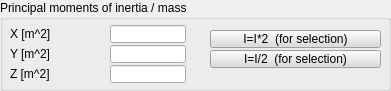
   <widget class="QGroupBox" name="groupBox_5">
    <property name="geometry">
     <rect>
      <x>10</x>
      <y>150</y>
      <width>391</width>
      <height>91</height>
     </rect>
    </property>
    <property name="title">
     <string>Principal moments of inertia / mass</string>
    </property>
    <property name="flat">
     <bool>false</bool>
    </property>
    <widget class="QLineEdit" name="qqIX">
     <property name="geometry">
      <rect>
       <x>110</x>
       <y>25</y>
       <width>76</width>
       <height>18</height>
      </rect>
     </property>
    </widget>
    <widget class="QLineEdit" name="qqIY">
     <property name="geometry">
      <rect>
       <x>110</x>
       <y>45</y>
       <width>76</width>
       <height>18</height>
      </rect>
     </property>
    </widget>
    <widget class="QLineEdit" name="qqIZ">
     <property name="geometry">
      <rect>
       <x>110</x>
       <y>65</y>
       <width>76</width>
       <height>18</height>
      </rect>
     </property>
    </widget>
    <widget class="QLabel" name="label_3">
     <property name="geometry">
      <rect>
       <x>10</x>
       <y>25</y>
       <width>101</width>
       <height>18</height>
      </rect>
     </property>
     <property name="text">
      <string>X [m^2]</string>
     </property>
    </widget>
    <widget class="QLabel" name="label_4">
     <property name="geometry">
      <rect>
       <x>10</x>
       <y>45</y>
       <width>101</width>
       <height>18</height>
      </rect>
     </property>
     <property name="text">
      <string>Y [m^2]</string>
     </property>
    </widget>
    <widget class="QLabel" name="label_5">
     <property name="geometry">
      <rect>
       <x>10</x>
       <y>65</y>
       <width>101</width>
       <height>18</height>
      </rect>
     </property>
     <property name="text">
      <string>Z [m^2]</string>
     </property>
    </widget>
    <widget class="QToolButton" name="qqID2">
     <property name="geometry">
      <rect>
       <x>210</x>
       <y>50</y>
       <width>171</width>
       <height>18</height>
      </rect>
     </property>
     <property name="palette">
      <palette>
       <active>
        <colorrole role="WindowText">
         <brush brushstyle="SolidPattern">
          <color alpha="255">
           <red>0</red>
           <green>0</green>
           <blue>0</blue>
          </color>
         </brush>
        </colorrole>
        <colorrole role="Button">
         <brush brushstyle="SolidPattern">
          <color alpha="255">
           <red>220</red>
           <green>220</green>
           <blue>220</blue>
          </color>
         </brush>
        </colorrole>
        <colorrole role="Light">
         <brush brushstyle="SolidPattern">
          <color alpha="255">
           <red>255</red>
           <green>255</green>
           <blue>255</blue>
          </color>
         </brush>
        </colorrole>
        <colorrole role="Midlight">
         <brush brushstyle="SolidPattern">
          <color alpha="255">
           <red>237</red>
           <green>237</green>
           <blue>237</blue>
          </color>
         </brush>
        </colorrole>
        <colorrole role="Dark">
         <brush brushstyle="SolidPattern">
          <color alpha="255">
           <red>110</red>
           <green>110</green>
           <blue>110</blue>
          </color>
         </brush>
        </colorrole>
        <colorrole role="Mid">
         <brush brushstyle="SolidPattern">
          <color alpha="255">
           <red>147</red>
           <green>147</green>
           <blue>147</blue>
          </color>
         </brush>
        </colorrole>
        <colorrole role="Text">
         <brush brushstyle="SolidPattern">
          <color alpha="255">
           <red>0</red>
           <green>0</green>
           <blue>0</blue>
          </color>
         </brush>
        </colorrole>
        <colorrole role="BrightText">
         <brush brushstyle="SolidPattern">
          <color alpha="255">
           <red>255</red>
           <green>255</green>
           <blue>255</blue>
          </color>
         </brush>
        </colorrole>
        <colorrole role="ButtonText">
         <brush brushstyle="SolidPattern">
          <color alpha="255">
           <red>0</red>
           <green>0</green>
           <blue>0</blue>
          </color>
         </brush>
        </colorrole>
        <colorrole role="Base">
         <brush brushstyle="SolidPattern">
          <color alpha="255">
           <red>255</red>
           <green>255</green>
           <blue>255</blue>
          </color>
         </brush>
        </colorrole>
        <colorrole role="Window">
         <brush brushstyle="SolidPattern">
          <color alpha="255">
           <red>220</red>
           <green>220</green>
           <blue>220</blue>
          </color>
         </brush>
        </colorrole>
        <colorrole role="Shadow">
         <brush brushstyle="SolidPattern">
          <color alpha="255">
           <red>0</red>
           <green>0</green>
           <blue>0</blue>
          </color>
         </brush>
        </colorrole>
        <colorrole role="AlternateBase">
         <brush brushstyle="SolidPattern">
          <color alpha="255">
           <red>237</red>
           <green>237</green>
           <blue>237</blue>
          </color>
         </brush>
        </colorrole>
        <colorrole role="ToolTipBase">
         <brush brushstyle="SolidPattern">
          <color alpha="255">
           <red>255</red>
           <green>255</green>
           <blue>220</blue>
          </color>
         </brush>
        </colorrole>
        <colorrole role="ToolTipText">
         <brush brushstyle="SolidPattern">
          <color alpha="255">
           <red>0</red>
           <green>0</green>
           <blue>0</blue>
          </color>
         </brush>
        </colorrole>
        <colorrole role="PlaceholderText">
         <brush brushstyle="NoBrush">
          <color alpha="128">
           <red>0</red>
           <green>0</green>
           <blue>0</blue>
          </color>
         </brush>
        </colorrole>
       </active>
       <inactive>
        <colorrole role="WindowText">
         <brush brushstyle="SolidPattern">
          <color alpha="255">
           <red>0</red>
           <green>0</green>
           <blue>0</blue>
          </color>
         </brush>
        </colorrole>
        <colorrole role="Button">
         <brush brushstyle="SolidPattern">
          <color alpha="255">
           <red>220</red>
           <green>220</green>
           <blue>220</blue>
          </color>
         </brush>
        </colorrole>
        <colorrole role="Light">
         <brush brushstyle="SolidPattern">
          <color alpha="255">
           <red>255</red>
           <green>255</green>
           <blue>255</blue>
          </color>
         </brush>
        </colorrole>
        <colorrole role="Midlight">
         <brush brushstyle="SolidPattern">
          <color alpha="255">
           <red>237</red>
           <green>237</green>
           <blue>237</blue>
          </color>
         </brush>
        </colorrole>
        <colorrole role="Dark">
         <brush brushstyle="SolidPattern">
          <color alpha="255">
           <red>110</red>
           <green>110</green>
           <blue>110</blue>
          </color>
         </brush>
        </colorrole>
        <colorrole role="Mid">
         <brush brushstyle="SolidPattern">
          <color alpha="255">
           <red>147</red>
           <green>147</green>
           <blue>147</blue>
          </color>
         </brush>
        </colorrole>
        <colorrole role="Text">
         <brush brushstyle="SolidPattern">
          <color alpha="255">
           <red>0</red>
           <green>0</green>
           <blue>0</blue>
          </color>
         </brush>
        </colorrole>
        <colorrole role="BrightText">
         <brush brushstyle="SolidPattern">
          <color alpha="255">
           <red>255</red>
           <green>255</green>
           <blue>255</blue>
          </color>
         </brush>
        </colorrole>
        <colorrole role="ButtonText">
         <brush brushstyle="SolidPattern">
          <color alpha="255">
           <red>0</red>
           <green>0</green>
           <blue>0</blue>
          </color>
         </brush>
        </colorrole>
        <colorrole role="Base">
         <brush brushstyle="SolidPattern">
          <color alpha="255">
           <red>255</red>
           <green>255</green>
           <blue>255</blue>
          </color>
         </brush>
        </colorrole>
        <colorrole role="Window">
         <brush brushstyle="SolidPattern">
          <color alpha="255">
           <red>220</red>
           <green>220</green>
           <blue>220</blue>
          </color>
         </brush>
        </colorrole>
        <colorrole role="Shadow">
         <brush brushstyle="SolidPattern">
          <color alpha="255">
           <red>0</red>
           <green>0</green>
           <blue>0</blue>
          </color>
         </brush>
        </colorrole>
        <colorrole role="AlternateBase">
         <brush brushstyle="SolidPattern">
          <color alpha="255">
           <red>237</red>
           <green>237</green>
           <blue>237</blue>
          </color>
         </brush>
        </colorrole>
        <colorrole role="ToolTipBase">
         <brush brushstyle="SolidPattern">
          <color alpha="255">
           <red>255</red>
           <green>255</green>
           <blue>220</blue>
          </color>
         </brush>
        </colorrole>
        <colorrole role="ToolTipText">
         <brush brushstyle="SolidPattern">
          <color alpha="255">
           <red>0</red>
           <green>0</green>
           <blue>0</blue>
          </color>
         </brush>
        </colorrole>
        <colorrole role="PlaceholderText">
         <brush brushstyle="NoBrush">
          <color alpha="128">
           <red>0</red>
           <green>0</green>
           <blue>0</blue>
          </color>
         </brush>
        </colorrole>
       </inactive>
       <disabled>
        <colorrole role="WindowText">
         <brush brushstyle="SolidPattern">
          <color alpha="255">
           <red>110</red>
           <green>110</green>
           <blue>110</blue>
          </color>
         </brush>
        </colorrole>
        <colorrole role="Button">
         <brush brushstyle="SolidPattern">
          <color alpha="255">
           <red>220</red>
           <green>220</green>
           <blue>220</blue>
          </color>
         </brush>
        </colorrole>
        <colorrole role="Light">
         <brush brushstyle="SolidPattern">
          <color alpha="255">
           <red>255</red>
           <green>255</green>
           <blue>255</blue>
          </color>
         </brush>
        </colorrole>
        <colorrole role="Midlight">
         <brush brushstyle="SolidPattern">
          <color alpha="255">
           <red>237</red>
           <green>237</green>
           <blue>237</blue>
          </color>
         </brush>
        </colorrole>
        <colorrole role="Dark">
         <brush brushstyle="SolidPattern">
          <color alpha="255">
           <red>110</red>
           <green>110</green>
           <blue>110</blue>
          </color>
         </brush>
        </colorrole>
        <colorrole role="Mid">
         <brush brushstyle="SolidPattern">
          <color alpha="255">
           <red>147</red>
           <green>147</green>
           <blue>147</blue>
          </color>
         </brush>
        </colorrole>
        <colorrole role="Text">
         <brush brushstyle="SolidPattern">
          <color alpha="255">
           <red>110</red>
           <green>110</green>
           <blue>110</blue>
          </color>
         </brush>
        </colorrole>
        <colorrole role="BrightText">
         <brush brushstyle="SolidPattern">
          <color alpha="255">
           <red>255</red>
           <green>255</green>
           <blue>255</blue>
          </color>
         </brush>
        </colorrole>
        <colorrole role="ButtonText">
         <brush brushstyle="SolidPattern">
          <color alpha="255">
           <red>110</red>
           <green>110</green>
           <blue>110</blue>
          </color>
         </brush>
        </colorrole>
        <colorrole role="Base">
         <brush brushstyle="SolidPattern">
          <color alpha="255">
           <red>220</red>
           <green>220</green>
           <blue>220</blue>
          </color>
         </brush>
        </colorrole>
        <colorrole role="Window">
         <brush brushstyle="SolidPattern">
          <color alpha="255">
           <red>220</red>
           <green>220</green>
           <blue>220</blue>
          </color>
         </brush>
        </colorrole>
        <colorrole role="Shadow">
         <brush brushstyle="SolidPattern">
          <color alpha="255">
           <red>0</red>
           <green>0</green>
           <blue>0</blue>
          </color>
         </brush>
        </colorrole>
        <colorrole role="AlternateBase">
         <brush brushstyle="SolidPattern">
          <color alpha="255">
           <red>220</red>
           <green>220</green>
           <blue>220</blue>
          </color>
         </brush>
        </colorrole>
        <colorrole role="ToolTipBase">
         <brush brushstyle="SolidPattern">
          <color alpha="255">
           <red>255</red>
           <green>255</green>
           <blue>220</blue>
          </color>
         </brush>
        </colorrole>
        <colorrole role="ToolTipText">
         <brush brushstyle="SolidPattern">
          <color alpha="255">
           <red>0</red>
           <green>0</green>
           <blue>0</blue>
          </color>
         </brush>
        </colorrole>
        <colorrole role="PlaceholderText">
         <brush brushstyle="NoBrush">
          <color alpha="128">
           <red>0</red>
           <green>0</green>
           <blue>0</blue>
          </color>
         </brush>
        </colorrole>
       </disabled>
      </palette>
     </property>
     <property name="focusPolicy">
      <enum>Qt::StrongFocus</enum>
     </property>
     <property name="text">
      <string>I=I/2  (for selection)</string>
     </property>
    </widget>
    <widget class="QToolButton" name="qqIT2">
     <property name="geometry">
      <rect>
       <x>210</x>
       <y>30</y>
       <width>171</width>
       <height>18</height>
      </rect>
     </property>
     <property name="palette">
      <palette>
       <active>
        <colorrole role="WindowText">
         <brush brushstyle="SolidPattern">
          <color alpha="255">
           <red>0</red>
           <green>0</green>
           <blue>0</blue>
          </color>
         </brush>
        </colorrole>
        <colorrole role="Button">
         <brush brushstyle="SolidPattern">
          <color alpha="255">
           <red>220</red>
           <green>220</green>
           <blue>220</blue>
          </color>
         </brush>
        </colorrole>
        <colorrole role="Light">
         <brush brushstyle="SolidPattern">
          <color alpha="255">
           <red>255</red>
           <green>255</green>
           <blue>255</blue>
          </color>
         </brush>
        </colorrole>
        <colorrole role="Midlight">
         <brush brushstyle="SolidPattern">
          <color alpha="255">
           <red>237</red>
           <green>237</green>
           <blue>237</blue>
          </color>
         </brush>
        </colorrole>
        <colorrole role="Dark">
         <brush brushstyle="SolidPattern">
          <color alpha="255">
           <red>110</red>
           <green>110</green>
           <blue>110</blue>
          </color>
         </brush>
        </colorrole>
        <colorrole role="Mid">
         <brush brushstyle="SolidPattern">
          <color alpha="255">
           <red>147</red>
           <green>147</green>
           <blue>147</blue>
          </color>
         </brush>
        </colorrole>
        <colorrole role="Text">
         <brush brushstyle="SolidPattern">
          <color alpha="255">
           <red>0</red>
           <green>0</green>
           <blue>0</blue>
          </color>
         </brush>
        </colorrole>
        <colorrole role="BrightText">
         <brush brushstyle="SolidPattern">
          <color alpha="255">
           <red>255</red>
           <green>255</green>
           <blue>255</blue>
          </color>
         </brush>
        </colorrole>
        <colorrole role="ButtonText">
         <brush brushstyle="SolidPattern">
          <color alpha="255">
           <red>0</red>
           <green>0</green>
           <blue>0</blue>
          </color>
         </brush>
        </colorrole>
        <colorrole role="Base">
         <brush brushstyle="SolidPattern">
          <color alpha="255">
           <red>255</red>
           <green>255</green>
           <blue>255</blue>
          </color>
         </brush>
        </colorrole>
        <colorrole role="Window">
         <brush brushstyle="SolidPattern">
          <color alpha="255">
           <red>220</red>
           <green>220</green>
           <blue>220</blue>
          </color>
         </brush>
        </colorrole>
        <colorrole role="Shadow">
         <brush brushstyle="SolidPattern">
          <color alpha="255">
           <red>0</red>
           <green>0</green>
           <blue>0</blue>
          </color>
         </brush>
        </colorrole>
        <colorrole role="AlternateBase">
         <brush brushstyle="SolidPattern">
          <color alpha="255">
           <red>237</red>
           <green>237</green>
           <blue>237</blue>
          </color>
         </brush>
        </colorrole>
        <colorrole role="ToolTipBase">
         <brush brushstyle="SolidPattern">
          <color alpha="255">
           <red>255</red>
           <green>255</green>
           <blue>220</blue>
          </color>
         </brush>
        </colorrole>
        <colorrole role="ToolTipText">
         <brush brushstyle="SolidPattern">
          <color alpha="255">
           <red>0</red>
           <green>0</green>
           <blue>0</blue>
          </color>
         </brush>
        </colorrole>
        <colorrole role="PlaceholderText">
         <brush brushstyle="NoBrush">
          <color alpha="128">
           <red>0</red>
           <green>0</green>
           <blue>0</blue>
          </color>
         </brush>
        </colorrole>
       </active>
       <inactive>
        <colorrole role="WindowText">
         <brush brushstyle="SolidPattern">
          <color alpha="255">
           <red>0</red>
           <green>0</green>
           <blue>0</blue>
          </color>
         </brush>
        </colorrole>
        <colorrole role="Button">
         <brush brushstyle="SolidPattern">
          <color alpha="255">
           <red>220</red>
           <green>220</green>
           <blue>220</blue>
          </color>
         </brush>
        </colorrole>
        <colorrole role="Light">
         <brush brushstyle="SolidPattern">
          <color alpha="255">
           <red>255</red>
           <green>255</green>
           <blue>255</blue>
          </color>
         </brush>
        </colorrole>
        <colorrole role="Midlight">
         <brush brushstyle="SolidPattern">
          <color alpha="255">
           <red>237</red>
           <green>237</green>
           <blue>237</blue>
          </color>
         </brush>
        </colorrole>
        <colorrole role="Dark">
         <brush brushstyle="SolidPattern">
          <color alpha="255">
           <red>110</red>
           <green>110</green>
           <blue>110</blue>
          </color>
         </brush>
        </colorrole>
        <colorrole role="Mid">
         <brush brushstyle="SolidPattern">
          <color alpha="255">
           <red>147</red>
           <green>147</green>
           <blue>147</blue>
          </color>
         </brush>
        </colorrole>
        <colorrole role="Text">
         <brush brushstyle="SolidPattern">
          <color alpha="255">
           <red>0</red>
           <green>0</green>
           <blue>0</blue>
          </color>
         </brush>
        </colorrole>
        <colorrole role="BrightText">
         <brush brushstyle="SolidPattern">
          <color alpha="255">
           <red>255</red>
           <green>255</green>
           <blue>255</blue>
          </color>
         </brush>
        </colorrole>
        <colorrole role="ButtonText">
         <brush brushstyle="SolidPattern">
          <color alpha="255">
           <red>0</red>
           <green>0</green>
           <blue>0</blue>
          </color>
         </brush>
        </colorrole>
        <colorrole role="Base">
         <brush brushstyle="SolidPattern">
          <color alpha="255">
           <red>255</red>
           <green>255</green>
           <blue>255</blue>
          </color>
         </brush>
        </colorrole>
        <colorrole role="Window">
         <brush brushstyle="SolidPattern">
          <color alpha="255">
           <red>220</red>
           <green>220</green>
           <blue>220</blue>
          </color>
         </brush>
        </colorrole>
        <colorrole role="Shadow">
         <brush brushstyle="SolidPattern">
          <color alpha="255">
           <red>0</red>
           <green>0</green>
           <blue>0</blue>
          </color>
         </brush>
        </colorrole>
        <colorrole role="AlternateBase">
         <brush brushstyle="SolidPattern">
          <color alpha="255">
           <red>237</red>
           <green>237</green>
           <blue>237</blue>
          </color>
         </brush>
        </colorrole>
        <colorrole role="ToolTipBase">
         <brush brushstyle="SolidPattern">
          <color alpha="255">
           <red>255</red>
           <green>255</green>
           <blue>220</blue>
          </color>
         </brush>
        </colorrole>
        <colorrole role="ToolTipText">
         <brush brushstyle="SolidPattern">
          <color alpha="255">
           <red>0</red>
           <green>0</green>
           <blue>0</blue>
          </color>
         </brush>
        </colorrole>
        <colorrole role="PlaceholderText">
         <brush brushstyle="NoBrush">
          <color alpha="128">
           <red>0</red>
           <green>0</green>
           <blue>0</blue>
          </color>
         </brush>
        </colorrole>
       </inactive>
       <disabled>
        <colorrole role="WindowText">
         <brush brushstyle="SolidPattern">
          <color alpha="255">
           <red>110</red>
           <green>110</green>
           <blue>110</blue>
          </color>
         </brush>
        </colorrole>
        <colorrole role="Button">
         <brush brushstyle="SolidPattern">
          <color alpha="255">
           <red>220</red>
           <green>220</green>
           <blue>220</blue>
          </color>
         </brush>
        </colorrole>
        <colorrole role="Light">
         <brush brushstyle="SolidPattern">
          <color alpha="255">
           <red>255</red>
           <green>255</green>
           <blue>255</blue>
          </color>
         </brush>
        </colorrole>
        <colorrole role="Midlight">
         <brush brushstyle="SolidPattern">
          <color alpha="255">
           <red>237</red>
           <green>237</green>
           <blue>237</blue>
          </color>
         </brush>
        </colorrole>
        <colorrole role="Dark">
         <brush brushstyle="SolidPattern">
          <color alpha="255">
           <red>110</red>
           <green>110</green>
           <blue>110</blue>
          </color>
         </brush>
        </colorrole>
        <colorrole role="Mid">
         <brush brushstyle="SolidPattern">
          <color alpha="255">
           <red>147</red>
           <green>147</green>
           <blue>147</blue>
          </color>
         </brush>
        </colorrole>
        <colorrole role="Text">
         <brush brushstyle="SolidPattern">
          <color alpha="255">
           <red>110</red>
           <green>110</green>
           <blue>110</blue>
          </color>
         </brush>
        </colorrole>
        <colorrole role="BrightText">
         <brush brushstyle="SolidPattern">
          <color alpha="255">
           <red>255</red>
           <green>255</green>
           <blue>255</blue>
          </color>
         </brush>
        </colorrole>
        <colorrole role="ButtonText">
         <brush brushstyle="SolidPattern">
          <color alpha="255">
           <red>110</red>
           <green>110</green>
           <blue>110</blue>
          </color>
         </brush>
        </colorrole>
        <colorrole role="Base">
         <brush brushstyle="SolidPattern">
          <color alpha="255">
           <red>220</red>
           <green>220</green>
           <blue>220</blue>
          </color>
         </brush>
        </colorrole>
        <colorrole role="Window">
         <brush brushstyle="SolidPattern">
          <color alpha="255">
           <red>220</red>
           <green>220</green>
           <blue>220</blue>
          </color>
         </brush>
        </colorrole>
        <colorrole role="Shadow">
         <brush brushstyle="SolidPattern">
          <color alpha="255">
           <red>0</red>
           <green>0</green>
           <blue>0</blue>
          </color>
         </brush>
        </colorrole>
        <colorrole role="AlternateBase">
         <brush brushstyle="SolidPattern">
          <color alpha="255">
           <red>220</red>
           <green>220</green>
           <blue>220</blue>
          </color>
         </brush>
        </colorrole>
        <colorrole role="ToolTipBase">
         <brush brushstyle="SolidPattern">
          <color alpha="255">
           <red>255</red>
           <green>255</green>
           <blue>220</blue>
          </color>
         </brush>
        </colorrole>
        <colorrole role="ToolTipText">
         <brush brushstyle="SolidPattern">
          <color alpha="255">
           <red>0</red>
           <green>0</green>
           <blue>0</blue>
          </color>
         </brush>
        </colorrole>
        <colorrole role="PlaceholderText">
         <brush brushstyle="NoBrush">
          <color alpha="128">
           <red>0</red>
           <green>0</green>
           <blue>0</blue>
          </color>
         </brush>
        </colorrole>
       </disabled>
      </palette>
     </property>
     <property name="focusPolicy">
      <enum>Qt::StrongFocus</enum>
     </property>
     <property name="text">
      <string>I=I*2  (for selection)</string>
     </property>
    </widget>
   </widget>
